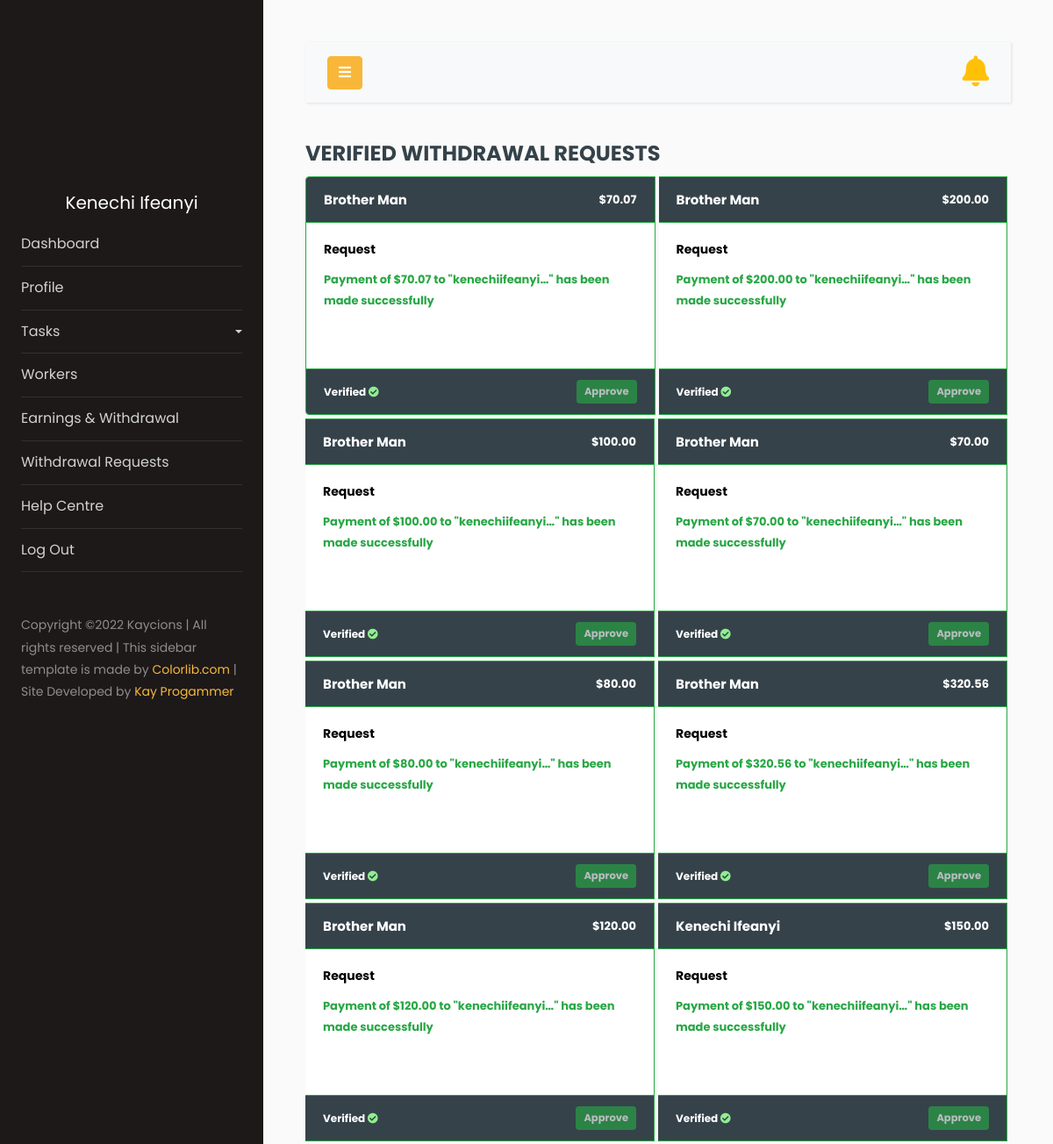
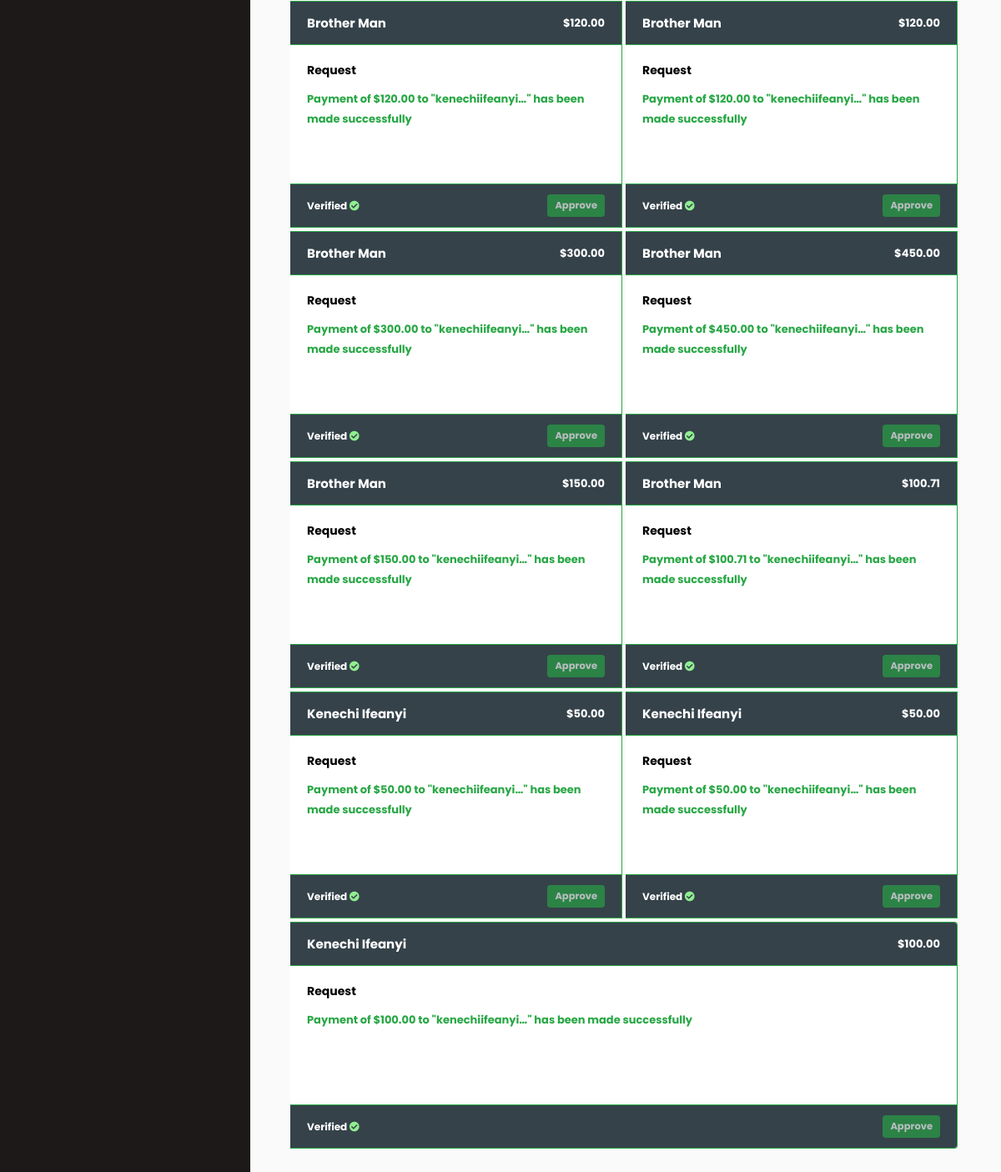
Screenshot of /verified_withdrawalrequests/ (signed in) with the database file from the repository (2 pictures, top to bottom).
### task/models.py (models this page shows, shortened)
class User(AbstractUser):
    username = None
    first_name = None
    last_name = None
    USERNAME_FIELD = 'email'
    terms_confirmed = models.BooleanField(null=False, blank=False, default=True)
    email = models.EmailField(_('email address'), max_length=40, help_text='Email', null=True, unique=True)
    full_name = models.CharField(max_length=40, help_text='Full name', null=True)
    is_email_verified = models.BooleanField(default=False, null=True, blank=True)
    REQUIRED_FIELDS = []
    objects = CustomUserManager()

class Worker(models.Model):
    user = models.OneToOneField(settings.AUTH_USER_MODEL, null=True, blank=False, on_delete=models.CASCADE)
    full_name = models.CharField(max_length=40, help_text='Full name', null=True)
    email = models.EmailField(max_length=40, help_text='Email', null=True, unique=True)
    facebook_id = models.CharField(max_length=30, help_text='Facebook ID', null=True, unique=True)
    twitter_id = models.CharField(max_length=30, help_text='Twitter ID', null=True, unique=True)
    instagram_id = models.CharField(max_length=30, help_text='Instagram ID', null=True, unique=True)
    youtube_id = models.EmailField(max_length=40, help_text='Youtube ID', null=True, unique=True)
    paypal_address = models.EmailField(max_length=100, help_text='Paypal Address', null=True, unique=True)
    avatar = models.ImageField(upload_to='avatars/', null=True, blank=True)
    code = models.CharField(max_length=60, blank=True)
    recommended_by = models.ForeignKey(User, on_delete=models.CASCADE, blank=True, null=True, related_name='ref_by')
    date_created = models.DateTimeField(default=today)
    updated = models.DateTimeField(auto_now=True)
    def __str__(self):
        return str(self.full_name)
    @property
    def imageURL(self):
        try:
            url = self.avatar.url
        except:
            url = "https://res.cloudinary.com/kay-development/image/upload/v1643036318/avatars/pro_wqmqw5.png"
        return url

class Withdrawal(models.Model):
    worker = models.ForeignKey(Worker, related_name='withdrawal', on_delete=models.CASCADE, null=True, blank=True)
    paypal_address = models.EmailField(max_length=100, null=True, blank=True)
    amount_withdraw = models.DecimalField(max_digits=7, decimal_places=2, null=True, blank=True)
    verified = models.BooleanField(default=False, null=True, blank=True)
    date_created = models.DateTimeField(default=today)
    class Meta:
        ordering = ['-date_created']

### task/decorators.py (the view)
    def wrapper_function(request, *args, **kwargs):
        group = None
        if request.user.groups.exists():
            group = request.user.groups.all()[0].name
        if group == 'worker':
            return redirect('user-page')
        if group == 'admin':
            return view_func(request, *args, **kwargs)

### task/templatetags/custom_tags.py (called while the page is built)
@register.inclusion_tag('task/show_notifications.html', takes_context=True)
def show_notifications(context):
    request_user = context['request'].user
    if not request_user.is_staff:
        worker = Worker.objects.filter(user__is_staff=False).get(user=request_user)
        notifications = Notification.objects.filter(to_worker=worker).exclude(admin__isnull=False).exclude(worker_has_seen=True).order_by('-date')
    else:
        admin = Worker.objects.filter(user__is_staff=True).get(user=request_user)
        notifications = Notification.objects.filter(admin=admin).exclude(worker_has_seen=True).order_by('-date')
    not_count = notifications.count()
    return {'notifications': notifications, 'nc':not_count}

### task/views.py (called while the page is built)
@admin_only
def verified_withdrawalrequests(request):
    withdrawalrequests = Withdrawal.objects.filter(verified=True)
    context = {'withdrawalrequests':withdrawalrequests}
    return render(request, 'task/verified_withdrawalrequests.html', context)

### task/templates/task/verified_withdrawalrequests.html (shortened to what this page needs)
{% extends 'task/sidmain.html' %}
{% load static %}
{% block content %}
<h4 style="font-weight: bold; color: #35424a;">VERIFIED WITHDRAWAL REQUESTS</h1>
<div class="row no-gutters table-responsive">
    <div class="card-group user-tasks" >
    {% for w in withdrawalrequests %}
        <div class="card border-success mb-1 mr-1">
            <div style="align-items: center; background-color: #35424a;" class="card-header border-success d-flex"><div style="color: white; width: 200px; font-size:15px; font-weight:bold;">{{w.worker|capfirst}}
                </div> <div style="color: white; width: 150px; font-size: 13px; text-align: right; font-weight: bold; margin-left: auto; order: 2;">${{w.amount_withdraw}}</div></div>
            <div class="card-body text-success">
            <h5 class="card-title" style="font-size: 14px; font-weight: bold;">Request</h5>
            <p class="card-text" style="font-weight: bold; font-size: 13px; ">Payment of ${{w.amount_withdraw}} to "{{w.worker.paypal_address|truncatechars:15}}" has been made successfully</p>
            </div>
            <div class="card-footer border-success d-flex" style="background-color: #35424a;">
                <div style="font-weight: bold; align-self: center; font-size: 12px; color: white;">Verified <i style="color: lightgreen;" class="fas fa-check-circle"></i></div>
                <div style="text-align: right; margin-left: auto; order: 2;"><button style="font-size: 11.5px; font-weight: bold;" disabled id="butt" class="btn btn-sm btn-success" type="click">Approve</button></div>
            </div>
        </div>
    {% empty %}
        <p style=" color: blue;">There are no verified withdrawal requests!</p>
    {% endfor %}
    </div>
</div>
{% endblock %}

### task/templates/task/sidmain.html (shortened to what this page needs)
{% load static %}
{% load custom_tags %}
<!doctype html>
<html lang="en">
  <head>
		<link rel="stylesheet" href="{% static 'css/side_style.css' %}?{% now "U" %}">
    <link rel="stylesheet" href="https://cdn.jsdelivr.net/npm/sweetalert2@10.10.1/dist/sweetalert2.min.css">
    <link rel="stylesheet" href="https://use.fontawesome.com/releases/v5.12.1/css/all.css">
  </head>
  <body>
		<div class="wrapper d-flex align-items-stretch">
			<nav id="sidebar">
				<div class="p-4 pt-5 ">
		  		<a onclick="window.location='{{user.worker.imageURL}}'" class="img logo rounded-circle mb-5" style="cursor: pointer; background-image: url({{user.worker.imageURL}}); background-position: top;"></a>
          <h5 class="dispname" style="text-align: center; color: white;">{{user.worker.full_name|capfirst}}</h5>
	        <ul class="list-unstyled components mb-5">
              {% url 'dashboard' as dashboard_url %}
	          <li {% if request.path == dashboard_url %}class="active"{% endif %}>
	            <a href="{% url 'dashboard' %}" >Dashboard</a>
	          </li>
	          {% url 'profile' as profile_url %}
            <li {% if request.path == profile_url %}class="active"{% endif %}>
	              <a href="{% url 'profile' %}">Profile</a>
	          </li>
	          <li>
              <a href="#pageSubmenu" data-toggle="collapse" aria-expanded="false" class="dropdown-toggle">{% if user.is_staff %}Tasks{% else %}My Tasks{% endif %}</a>
	          </li>
            {% if user.is_staff %}
            {% url 'workers' as workers_urlll %}
	          <li {% if request.path == workers_urlll %}class="active"{% endif %}>
              <a href="{% url 'workers' %}">Workers</a>
	          </li>
            {% endif %}
            {% url 'withdrawal' as withdrawal_url %}
	          <li {% if request.path == withdrawal_url %}class="active"{% endif %}>
              <a href="{% url 'withdrawal' %}">Earnings & Withdrawal</a>
	          </li>
            {% if user.is_staff %}
            {% url 'withdrawalrequests' as withdrawalrequests_url %}
            <li {% if request.path == withdrawalrequests_url %}class="active"{% endif %}>
              <a href="{% url 'withdrawalrequests' %}">Withdrawal Requests</a>
	          </li>
            {% endif %}
            {% url 'help_centre' as help_centre_url %}
            <li {% if request.path == help_centre_url %}class="active"{% endif %}>
              <a href="{% url 'help_centre' %}">Help Centre</a>
            </li>
            {% url 'logout' as logout_url %}
            <li {% if request.path == logout_url %}class="active"{% endif %}>
              <a href="{% url 'logout' %}">Log Out</a>
            </li>
	        </ul>
	        <div class="footer">
	        	<p>
						  Copyright &copy; Kaycions | All rights reserved | This sidebar template is made  by <a href="https://colorlib.com" target="_blank">Colorlib.com</a> |
              Site Developed by <a target="_blank" href="https://wa.me/2348095602320">Kay Progammer</a>
						  </p>
	        </div>
	      </div>
    	</nav>
        <div id="content" class="p-4 p-md-5">
            <nav class="navbar navbar-expand-lg navbar-light bg-light">
            <div class="container-fluid">
                <button type="button" id="sidebarCollapse" class="btn btn-primary">
                <i class="fa fa-bars"></i>
                </button>
                {% show_notifications %}
            </div>
            </nav>
            {% block content %}
            {% endblock %}
        </div>
    </div>
{% load sweetify %}
  </body>
</html>

### rows the page displays
User: worker.full_name "Kenechi Ifeanyi"
Withdrawal: worker "Brother Man", amount_withdraw "70.07", worker.paypal_address "kenechiifeanyi…"
Withdrawal: worker "Brother Man", amount_withdraw "200.00", worker.paypal_address "kenechiifeanyi…"
Withdrawal: worker "Brother Man", amount_withdraw "100.00", worker.paypal_address "kenechiifeanyi…"
Withdrawal: worker "Brother Man", amount_withdraw "70.00", worker.paypal_address "kenechiifeanyi…"
Withdrawal: worker "Brother Man", amount_withdraw "80.00", worker.paypal_address "kenechiifeanyi…"
Withdrawal: worker "Brother Man", amount_withdraw "320.56", worker.paypal_address "kenechiifeanyi…"
Withdrawal: worker "Brother Man", amount_withdraw "120.00", worker.paypal_address "kenechiifeanyi…"
Withdrawal: worker "Kenechi Ifeanyi", amount_withdraw "150.00", worker.paypal_address "kenechiifeanyi…"
Withdrawal: worker "Brother Man", amount_withdraw "120.00", worker.paypal_address "kenechiifeanyi…"
Withdrawal: worker "Brother Man", amount_withdraw "120.00", worker.paypal_address "kenechiifeanyi…"
Withdrawal: worker "Brother Man", amount_withdraw "300.00", worker.paypal_address "kenechiifeanyi…"
Withdrawal: worker "Brother Man", amount_withdraw "450.00", worker.paypal_address "kenechiifeanyi…"
Withdrawal: worker "Brother Man", amount_withdraw "150.00", worker.paypal_address "kenechiifeanyi…"
Withdrawal: worker "Brother Man", amount_withdraw "100.71", worker.paypal_address "kenechiifeanyi…"
Withdrawal: worker "Kenechi Ifeanyi", amount_withdraw "50.00", worker.paypal_address "kenechiifeanyi…"
Withdrawal: worker "Kenechi Ifeanyi", amount_withdraw "50.00", worker.paypal_address "kenechiifeanyi…"
Withdrawal: worker "Kenechi Ifeanyi", amount_withdraw "100.00", worker.paypal_address "kenechiifeanyi…"
